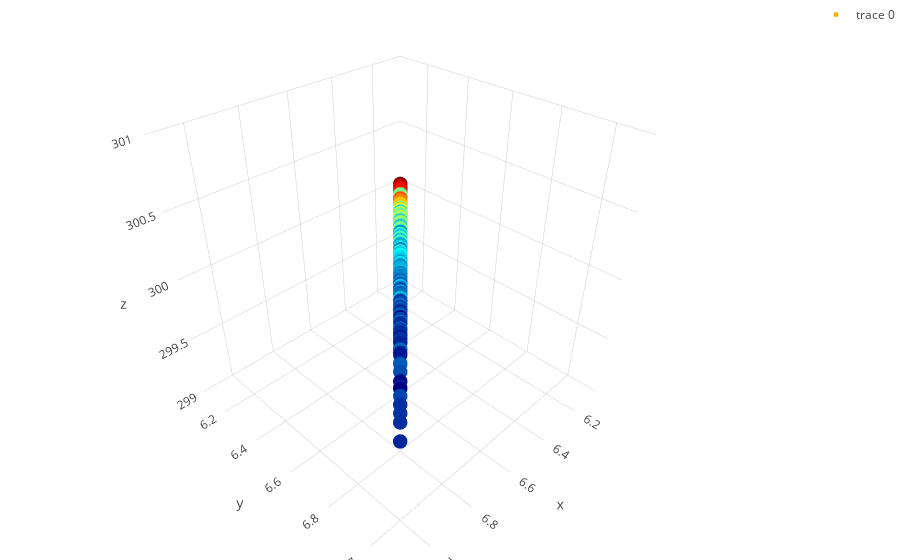

Notebook code for this chart:
### Code cell
blob =1
vector = np.vstack((df_train[['lattice_vector_1_ang', 'lattice_vector_2_ang','lattice_vector_3_ang']].values[train_labels==blob],
                    df_test[['lattice_vector_1_ang', 'lattice_vector_2_ang','lattice_vector_3_ang']].values[test_labels==blob]))

pca = PCA().fit(vector)
df_train['xtrain_1'] = pca.transform(df_train[['lattice_vector_1_ang', 'lattice_vector_2_ang','lattice_vector_3_ang']])[:, 0]
df_test['xtest_1'] = pca.transform(df_test[['lattice_vector_1_ang', 'lattice_vector_2_ang','lattice_vector_3_ang']])[:, 0]

df_train['ytrain_1'] = pca.transform(df_train[['lattice_vector_1_ang', 'lattice_vector_2_ang','lattice_vector_3_ang']])[:, 1]
df_test['ytest_1'] = pca.transform(df_test[['lattice_vector_1_ang', 'lattice_vector_2_ang','lattice_vector_3_ang']])[:, 1]

df_train['ztrain_1'] = pca.transform(df_train[['lattice_vector_1_ang', 'lattice_vector_2_ang','lattice_vector_3_ang']])[:, 2]
df_test['ztrain_1'] = pca.transform(df_test[['lattice_vector_1_ang', 'lattice_vector_2_ang','lattice_vector_3_ang']])[:, 2]

# trace1 = go.Scatter3d(
#     x=x,
#     y=y,
#     z=z,
#     mode='markers',
#     marker=dict(
#         size=12,
#         color=labels_both[labels_both==blob],                # set color to an array/list of desired values
#         colorscale='Jet',   # choose a colorscale
#         opacity=0.5
#     )
# )

# trace2 = go.Scatter3d(
#     x=x1,
#     y=y1,
#     z=z1,
#     mode='markers',
#     marker=dict(
#         size=12,
#         color=np.log(y_be[train_labels==blob]+1),                # set color to an array/list of desired values
#         colorscale='Jet',   # choose a colorscale
#         opacity=0.25
#     )
# )

trace3 = go.Scatter3d(
    x=df_train['lattice_vector_1_ang'].values[train_labels==blob],
    y=df_train['lattice_vector_2_ang'].values[train_labels==blob],
    z=df_train['lattice_angle_sum_discrete'].values[train_labels==blob],
    mode='markers',
    marker=dict(
        size=5,
        color=y_be[train_labels==blob],                # set color to an array/list of desired values
        colorscale='Jet',   # choose a colorscale
        opacity=1
    )
)

data = [trace3]
layout = go.Layout(
    showlegend=True,
    margin=dict(
        l=0,
        r=0,
        b=0,
        t=0
    )
)
fig = go.Figure(data=data, layout=layout)
iplot(fig)

### Figure 1 — Plotly figure (JSON) as saved in the notebook; plotly's stock layout.template omitted (floating-point values rounded to 4 significant figures; data arrays with more than 128 entries replaced by an {"elided": "..."} marker saying what was removed)
{"data": [{"marker": {"color": {"elided": "340 float values"}, "colorscale": "Jet", "opacity": 1, "size": 5}, "mode": "markers", "type": "scatter3d", "x": {"elided": "340 float values"}, "y": {"elided": "340 float values"}, "z": {"elided": "340 int values"}}], "layout": {"margin": {"b": 0, "l": 0, "r": 0, "t": 0}, "showlegend": true}}
